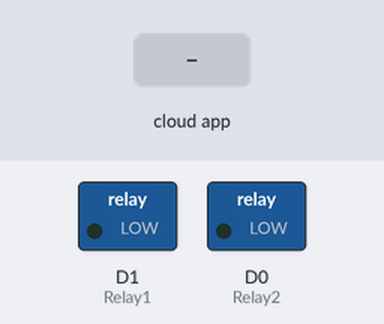
Simulated run of this sketch. Board: ESP8266 (NodeMCU). Shown: switched loads named in the sketch (green lamp = pin HIGH). Inputs (shaded band) come from the test bench. WiFi joins after 1.5 s; servers stay silent unless stated; no MQTT or app messages arrive unless stated; what the sketch prints to the serial monitor is not drawn.

Above: at 2.7 s.
2.8 s: the phone or cloud app sets r1 to 1
At 3.2 s:
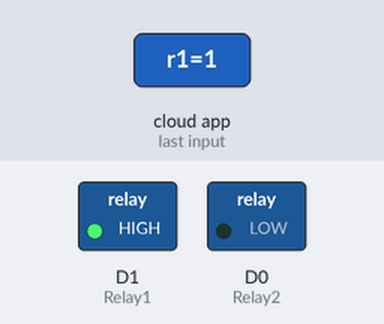
4.3 s: the phone or cloud app sets relay-3 to 1
At 5.3 s:
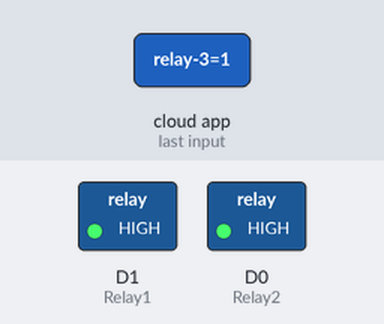
5.8 s: the phone or cloud app sets r1 to 0
At 7.0 s:
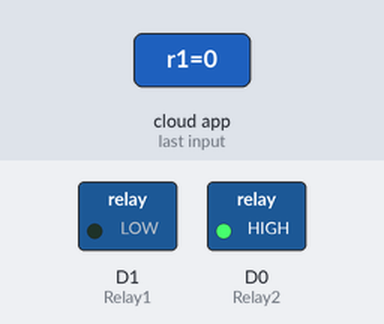
7.3 s: the phone or cloud app sets relay-3 to 0
At 8.0 s:
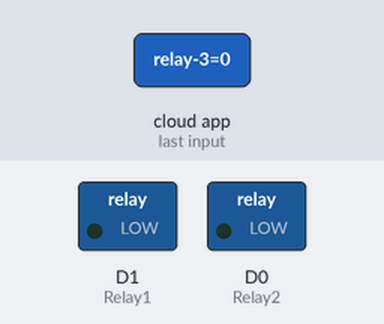
Timing chart, 0 to 9.8 s (numbered marks = the images above; inputs shaded):
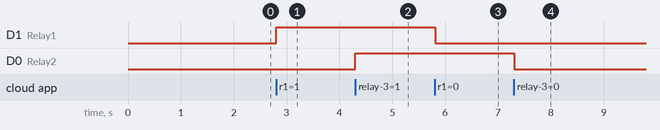

Measured:
- after the input at 2.8 s, D1 (Relay1): LOW → HIGH at once
- after the input at 4.3 s, D0 (Relay2): LOW → HIGH at once
- after the input at 5.8 s, D1 (Relay1): HIGH → LOW at once
- after the input at 7.3 s, D0 (Relay2): HIGH → LOW at once

The sketch:

Google_Assistant_with_NodeMCU_esp8266.ino
```cpp
/*
##########################################################
#                IoT Google Asistance                    #
#                By : Ro-Ti Project                      #
#                www.youtube.com/Ro-Ti Project           #
##########################################################
*/

#include <ESP8266WiFi.h>
#include "Adafruit_MQTT.h"
#include "Adafruit_MQTT_Client.h"

#define Relay1            D1
#define Relay2            D0

#define WLAN_SSID       "AndroidAp"             // Your SSID ( Wifi Name )
#define WLAN_PASS       "0987654321"        // Your password Wifi

/************************* Adafruit.io Setup *********************************/

#define AIO_SERVER      "io.adafruit.com" //Adafruit Server
#define AIO_SERVERPORT  1883
#define AIO_USERNAME    "MasUdinn"            // Username Adafruit
#define AIO_KEY         "aio_Zzbr66XPwaZMBTe6OqxanYmd3g0X"   // Auth Key Adafruit

//WIFI CLIENT
WiFiClient client;

Adafruit_MQTT_Client mqtt(&client, AIO_SERVER, AIO_SERVERPORT, AIO_USERNAME, AIO_KEY);

Adafruit_MQTT_Subscribe Light1 = Adafruit_MQTT_Subscribe(&mqtt, AIO_USERNAME"/feeds/r1"); // Feeds name should be same everywhere
Adafruit_MQTT_Subscribe Light2 = Adafruit_MQTT_Subscribe(&mqtt, AIO_USERNAME "/feeds/relay-3");

void MQTT_connect();

void setup() {
  Serial.begin(115200);

  pinMode(Relay1, OUTPUT);
  pinMode(Relay2, OUTPUT);

  // Connect to WiFi access point.
  Serial.println(); Serial.println();
  Serial.print("Connecting to ");
  Serial.println(WLAN_SSID);

  WiFi.begin(WLAN_SSID, WLAN_PASS);
  while (WiFi.status() != WL_CONNECTED) {
    delay(500);
    Serial.print(".");
  }
  Serial.println();

  Serial.println("WiFi connected");
  Serial.println("IP address: ");
  Serial.println(WiFi.localIP());

  mqtt.subscribe(&Light1);
  mqtt.subscribe(&Light2);
}

void loop() {

  MQTT_connect();


  Adafruit_MQTT_Subscribe *subscription;
  while ((subscription = mqtt.readSubscription(20000))) {
    if (subscription == &Light1) {
      Serial.print(F("Got: "));
      Serial.println((char *)Light1.lastread);
      int Light1_State = atoi((char *)Light1.lastread);
      digitalWrite(Relay1, Light1_State);

    }
    if (subscription == &Light2) {
      Serial.print(F("Got: "));
      Serial.println((char *)Light2.lastread);
      int Light2_State = atoi((char *)Light2.lastread);
      digitalWrite(Relay2, Light2_State);
    }
  }


}

void MQTT_connect() {
  int8_t ret;

  if (mqtt.connected()) {
    return;
  }

  Serial.print("Connecting to MQTT... ");

  uint8_t retries = 3;

  while ((ret = mqtt.connect()) != 0) {
    Serial.println(mqtt.connectErrorString(ret));
    Serial.println("Retrying MQTT connection in 5 seconds...");
    mqtt.disconnect();
    delay(5000);
    retries--;
    if (retries == 0) {
      while (1);
    }
  }
  Serial.println("MQTT Connected!");

}
```
